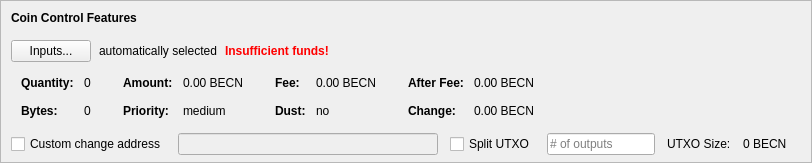
    <widget class="QFrame" name="frameCoinControl">
     <property name="sizePolicy">
      <sizepolicy hsizetype="Expanding" vsizetype="Expanding">
       <horstretch>0</horstretch>
       <verstretch>0</verstretch>
      </sizepolicy>
     </property>
     <property name="maximumSize">
      <size>
       <width>16777215</width>
       <height>16777215</height>
      </size>
     </property>
     <property name="frameShape">
      <enum>QFrame::StyledPanel</enum>
     </property>
     <property name="frameShadow">
      <enum>QFrame::Sunken</enum>
     </property>
     <layout class="QVBoxLayout" name="verticalLayoutCoinControl2">
      <property name="spacing">
       <number>0</number>
      </property>
      <property name="leftMargin">
       <number>0</number>
      </property>
      <property name="topMargin">
       <number>0</number>
      </property>
      <property name="rightMargin">
       <number>0</number>
      </property>
      <property name="bottomMargin">
       <number>6</number>
      </property>
      <item>
       <layout class="QVBoxLayout" name="verticalLayoutCoinControl" stretch="0,0,0,0,1">
        <property name="spacing">
         <number>0</number>
        </property>
        <property name="leftMargin">
         <number>10</number>
        </property>
        <property name="topMargin">
         <number>10</number>
        </property>
        <item>
         <layout class="QHBoxLayout" name="horizontalLayoutCoinControl1">
          <property name="bottomMargin">
           <number>15</number>
          </property>
          <item>
           <widget class="QLabel" name="labelCoinControlFeatures">
            <property name="sizePolicy">
             <sizepolicy hsizetype="Preferred" vsizetype="Maximum">
              <horstretch>0</horstretch>
              <verstretch>0</verstretch>
             </sizepolicy>
            </property>
            <property name="font">
             <font>
              <weight>75</weight>
              <bold>true</bold>
             </font>
            </property>
            <property name="styleSheet">
             <string notr="true">font-weight:bold;</string>
            </property>
            <property name="text">
             <string>Coin Control Features</string>
            </property>
           </widget>
          </item>
         </layout>
        </item>
        <item>
         <layout class="QHBoxLayout" name="horizontalLayoutCoinControl2" stretch="0,0,0,0">
          <property name="spacing">
           <number>8</number>
          </property>
          <property name="bottomMargin">
           <number>10</number>
          </property>
          <item>
           <widget class="QPushButton" name="pushButtonCoinControl">
            <property name="styleSheet">
             <string notr="true"/>
            </property>
            <property name="text">
             <string>Inputs...</string>
            </property>
            <property name="autoDefault">
             <bool>false</bool>
            </property>
           </widget>
          </item>
          <item>
           <widget class="QLabel" name="labelCoinControlAutomaticallySelected">
            <property name="text">
             <string>automatically selected</string>
            </property>
            <property name="margin">
             <number>5</number>
            </property>
           </widget>
          </item>
          <item>
           <widget class="QLabel" name="labelCoinControlInsuffFunds">
            <property name="font">
             <font>
              <weight>75</weight>
              <bold>true</bold>
             </font>
            </property>
            <property name="styleSheet">
             <string notr="true">color:red;font-weight:bold;</string>
            </property>
            <property name="text">
             <string>Insufficient funds!</string>
            </property>
            <property name="margin">
             <number>5</number>
            </property>
           </widget>
          </item>
          <item>
           <spacer name="horizontalSpacerCoinControl">
            <property name="orientation">
             <enum>Qt::Horizontal</enum>
            </property>
            <property name="sizeHint" stdset="0">
             <size>
              <width>40</width>
              <height>1</height>
             </size>
            </property>
           </spacer>
          </item>
         </layout>
        </item>
        <item>
         <widget class="QWidget" name="widgetCoinControl" native="true">
          <property name="sizePolicy">
           <sizepolicy hsizetype="Preferred" vsizetype="Preferred">
            <horstretch>0</horstretch>
            <verstretch>0</verstretch>
           </sizepolicy>
          </property>
          <property name="minimumSize">
           <size>
            <width>0</width>
            <height>0</height>
           </size>
          </property>
          <property name="styleSheet">
           <string notr="true"/>
          </property>
          <layout class="QHBoxLayout" name="horizontalLayoutCoinControl5">
           <property name="leftMargin">
            <number>0</number>
           </property>
           <property name="topMargin">
            <number>0</number>
           </property>
           <property name="rightMargin">
            <number>0</number>
           </property>
           <property name="bottomMargin">
            <number>0</number>
           </property>
           <item>
            <layout class="QHBoxLayout" name="horizontalLayoutCoinControl3" stretch="0,0,0,1">
             <property name="spacing">
              <number>20</number>
             </property>
             <property name="topMargin">
              <number>0</number>
             </property>
             <property name="bottomMargin">
              <number>10</number>
             </property>
             <item>
              <layout class="QFormLayout" name="formLayoutCoinControl1">
               <property name="horizontalSpacing">
                <number>10</number>
               </property>
               <property name="verticalSpacing">
                <number>14</number>
               </property>
               <property name="leftMargin">
                <number>10</number>
               </property>
               <property name="topMargin">
                <number>4</number>
               </property>
               <property name="rightMargin">
                <number>6</number>
               </property>
               <item row="0" column="0">
                <widget class="QLabel" name="labelCoinControlQuantityText">
                 <property name="font">
                  <font>
                   <weight>75</weight>
                   <bold>true</bold>
                  </font>
                 </property>
                 <property name="text">
                  <string>Quantity:</string>
                 </property>
                 <property name="margin">
                  <number>0</number>
                 </property>
                </widget>
               </item>
               <item row="0" column="1">
                <widget class="QLabel" name="labelCoinControlQuantity">
                 <property name="cursor">
                  <cursorShape>IBeamCursor</cursorShape>
                 </property>
                 <property name="contextMenuPolicy">
                  <enum>Qt::ActionsContextMenu</enum>
                 </property>
                 <property name="text">
                  <string notr="true">0</string>
                 </property>
                 <property name="margin">
                  <number>0</number>
                 </property>
                 <property name="textInteractionFlags">
                  <set>Qt::LinksAccessibleByMouse|Qt::TextSelectableByKeyboard|Qt::TextSelectableByMouse</set>
                 </property>
                </widget>
               </item>
               <item row="1" column="0">
                <widget class="QLabel" name="labelCoinControlBytesText">
                 <property name="font">
                  <font>
                   <weight>75</weight>
                   <bold>true</bold>
                  </font>
                 </property>
                 <property name="text">
                  <string>Bytes:</string>
                 </property>
                </widget>
               </item>
               <item row="1" column="1">
                <widget class="QLabel" name="labelCoinControlBytes">
                 <property name="cursor">
                  <cursorShape>IBeamCursor</cursorShape>
                 </property>
                 <property name="contextMenuPolicy">
                  <enum>Qt::ActionsContextMenu</enum>
                 </property>
                 <property name="text">
                  <string notr="true">0</string>
                 </property>
                 <property name="textInteractionFlags">
                  <set>Qt::LinksAccessibleByMouse|Qt::TextSelectableByKeyboard|Qt::TextSelectableByMouse</set>
                 </property>
                </widget>
               </item>
              </layout>
             </item>
             <item>
              <layout class="QFormLayout" name="formLayoutCoinControl2">
               <property name="horizontalSpacing">
                <number>10</number>
               </property>
               <property name="verticalSpacing">
                <number>14</number>
               </property>
               <property name="leftMargin">
                <number>6</number>
               </property>
               <property name="topMargin">
                <number>4</number>
               </property>
               <property name="rightMargin">
                <number>6</number>
               </property>
               <item row="0" column="0">
                <widget class="QLabel" name="labelCoinControlAmountText">
                 <property name="font">
                  <font>
                   <weight>75</weight>
                   <bold>true</bold>
                  </font>
                 </property>
                 <property name="text">
                  <string>Amount:</string>
                 </property>
                 <property name="margin">
                  <number>0</number>
                 </property>
                </widget>
               </item>
               <item row="0" column="1">
                <widget class="QLabel" name="labelCoinControlAmount">
                 <property name="cursor">
                  <cursorShape>IBeamCursor</cursorShape>
                 </property>
                 <property name="contextMenuPolicy">
                  <enum>Qt::ActionsContextMenu</enum>
                 </property>
                 <property name="text">
                  <string notr="true">0.00 BECN</string>
                 </property>
                 <property name="textInteractionFlags">
                  <set>Qt::LinksAccessibleByMouse|Qt::TextSelectableByKeyboard|Qt::TextSelectableByMouse</set>
                 </property>
                </widget>
               </item>
               <item row="1" column="0">
                <widget class="QLabel" name="labelCoinControlPriorityText">
                 <property name="font">
                  <font>
                   <weight>75</weight>
                   <bold>true</bold>
                  </font>
                 </property>
                 <property name="text">
                  <string>Priority:</string>
                 </property>
                </widget>
               </item>
               <item row="1" column="1">
                <widget class="QLabel" name="labelCoinControlPriority">
                 <property name="cursor">
                  <cursorShape>IBeamCursor</cursorShape>
                 </property>
                 <property name="contextMenuPolicy">
                  <enum>Qt::ActionsContextMenu</enum>
                 </property>
                 <property name="text">
                  <string>medium</string>
                 </property>
                 <property name="textInteractionFlags">
                  <set>Qt::LinksAccessibleByMouse|Qt::TextSelectableByKeyboard|Qt::TextSelectableByMouse</set>
                 </property>
                </widget>
               </item>
              </layout>
             </item>
             <item>
              <layout class="QFormLayout" name="formLayoutCoinControl3">
               <property name="horizontalSpacing">
                <number>10</number>
               </property>
               <property name="verticalSpacing">
                <number>14</number>
               </property>
               <property name="leftMargin">
                <number>6</number>
               </property>
               <property name="topMargin">
                <number>4</number>
               </property>
               <property name="rightMargin">
                <number>6</number>
               </property>
               <item row="0" column="0">
                <widget class="QLabel" name="labelCoinControlFeeText">
                 <property name="font">
                  <font>
                   <weight>75</weight>
                   <bold>true</bold>
                  </font>
                 </property>
                 <property name="text">
                  <string>Fee:</string>
                 </property>
                 <property name="margin">
                  <number>0</number>
                 </property>
                </widget>
               </item>
               <item row="0" column="1">
                <widget class="QLabel" name="labelCoinControlFee">
                 <property name="cursor">
                  <cursorShape>IBeamCursor</cursorShape>
                 </property>
                 <property name="contextMenuPolicy">
                  <enum>Qt::ActionsContextMenu</enum>
                 </property>
                 <property name="text">
                  <string notr="true">0.00 BECN</string>
                 </property>
                 <property name="textInteractionFlags">
                  <set>Qt::LinksAccessibleByMouse|Qt::TextSelectableByKeyboard|Qt::TextSelectableByMouse</set>
                 </property>
                </widget>
               </item>
               <item row="1" column="0">
                <widget class="QLabel" name="labelCoinControlLowOutputText">
                 <property name="font">
                  <font>
                   <weight>75</weight>
                   <bold>true</bold>
                  </font>
                 </property>
                 <property name="text">
                  <string>Dust:</string>
                 </property>
                </widget>
               </item>
               <item row="1" column="1">
                <widget class="QLabel" name="labelCoinControlLowOutput">
                 <property name="cursor">
                  <cursorShape>IBeamCursor</cursorShape>
                 </property>
                 <property name="contextMenuPolicy">
                  <enum>Qt::ActionsContextMenu</enum>
                 </property>
                 <property name="text">
                  <string>no</string>
                 </property>
                 <property name="textInteractionFlags">
                  <set>Qt::LinksAccessibleByMouse|Qt::TextSelectableByKeyboard|Qt::TextSelectableByMouse</set>
                 </property>
                </widget>
               </item>
              </layout>
             </item>
             <item>
              <layout class="QFormLayout" name="formLayoutCoinControl4">
               <property name="horizontalSpacing">
                <number>10</number>
               </property>
               <property name="verticalSpacing">
                <number>14</number>
               </property>
               <property name="leftMargin">
                <number>6</number>
               </property>
               <property name="topMargin">
                <number>4</number>
               </property>
               <property name="rightMargin">
                <number>6</number>
               </property>
               <item row="0" column="0">
                <widget class="QLabel" name="labelCoinControlAfterFeeText">
                 <property name="font">
                  <font>
                   <weight>75</weight>
                   <bold>true</bold>
                  </font>
                 </property>
                 <property name="text">
                  <string>After Fee:</string>
                 </property>
                 <property name="margin">
                  <number>0</number>
                 </property>
                </widget>
               </item>
               <item row="0" column="1">
                <widget class="QLabel" name="labelCoinControlAfterFee">
                 <property name="cursor">
                  <cursorShape>IBeamCursor</cursorShape>
                 </property>
                 <property name="contextMenuPolicy">
                  <enum>Qt::ActionsContextMenu</enum>
                 </property>
                 <property name="text">
                  <string notr="true">0.00 BECN</string>
                 </property>
                 <property name="textInteractionFlags">
                  <set>Qt::LinksAccessibleByMouse|Qt::TextSelectableByKeyboard|Qt::TextSelectableByMouse</set>
                 </property>
                </widget>
               </item>
               <item row="1" column="0">
                <widget class="QLabel" name="labelCoinControlChangeText">
                 <property name="font">
                  <font>
                   <weight>75</weight>
                   <bold>true</bold>
                  </font>
                 </property>
                 <property name="text">
                  <string>Change:</string>
                 </property>
                </widget>
               </item>
               <item row="1" column="1">
                <widget class="QLabel" name="labelCoinControlChange">
                 <property name="cursor">
                  <cursorShape>IBeamCursor</cursorShape>
                 </property>
                 <property name="contextMenuPolicy">
                  <enum>Qt::ActionsContextMenu</enum>
                 </property>
                 <property name="text">
                  <string notr="true">0.00 BECN</string>
                 </property>
                 <property name="textInteractionFlags">
                  <set>Qt::LinksAccessibleByMouse|Qt::TextSelectableByKeyboard|Qt::TextSelectableByMouse</set>
                 </property>
                </widget>
               </item>
              </layout>
             </item>
            </layout>
           </item>
          </layout>
         </widget>
        </item>
        <item>
         <layout class="QHBoxLayout" name="horizontalLayoutCoinControl4" stretch="0,0,0,0,0,0,0">
          <property name="spacing">
           <number>12</number>
          </property>
          <property name="sizeConstraint">
           <enum>QLayout::SetDefaultConstraint</enum>
          </property>
          <property name="topMargin">
           <number>5</number>
          </property>
          <property name="rightMargin">
           <number>5</number>
          </property>
          <item>
           <widget class="QCheckBox" name="checkBoxCoinControlChange">
            <property name="toolTip">
             <string>If this is activated, but the change address is empty or invalid, change will be sent to a newly generated address.</string>
            </property>
            <property name="text">
             <string>Custom change address</string>
            </property>
           </widget>
          </item>
          <item>
           <widget class="QValidatedLineEdit" name="lineEditCoinControlChange">
            <property name="enabled">
             <bool>false</bool>
            </property>
            <property name="sizePolicy">
             <sizepolicy hsizetype="Expanding" vsizetype="Fixed">
              <horstretch>0</horstretch>
              <verstretch>0</verstretch>
             </sizepolicy>
            </property>
           </widget>
          </item>
          <item>
           <widget class="QCheckBox" name="splitBlockCheckBox">
            <property name="text">
             <string>Split UTXO</string>
            </property>
           </widget>
          </item>
          <item>
           <widget class="QLineEdit" name="splitBlockLineEdit">
            <property name="sizePolicy">
             <sizepolicy hsizetype="Fixed" vsizetype="Fixed">
              <horstretch>50</horstretch>
              <verstretch>0</verstretch>
             </sizepolicy>
            </property>
            <property name="placeholderText">
             <string># of outputs</string>
            </property>
           </widget>
          </item>
          <item>
           <widget class="QLabel" name="labelBlockSizeText">
            <property name="text">
             <string>UTXO Size:</string>
            </property>
           </widget>
          </item>
          <item>
           <widget class="QLabel" name="labelBlockSize">
            <property name="text">
             <string>0 BECN</string>
            </property>
           </widget>
          </item>
          <item>
           <widget class="QLabel" name="labelCoinControlChangeLabel">
            <property name="sizePolicy">
             <sizepolicy hsizetype="Preferred" vsizetype="Expanding">
              <horstretch>0</horstretch>
              <verstretch>0</verstretch>
             </sizepolicy>
            </property>
            <property name="minimumSize">
             <size>
              <width>0</width>
              <height>0</height>
             </size>
            </property>
            <property name="text">
             <string/>
            </property>
            <property name="margin">
             <number>3</number>
            </property>
           </widget>
          </item>
         </layout>
        </item>
        <item>
         <spacer name="verticalSpacerCoinControl">
          <property name="orientation">
           <enum>Qt::Vertical</enum>
          </property>
          <property name="sizeHint" stdset="0">
           <size>
            <width>800</width>
            <height>1</height>
           </size>
          </property>
         </spacer>
        </item>
       </layout>
      </item>
     </layout>
    </widget>
